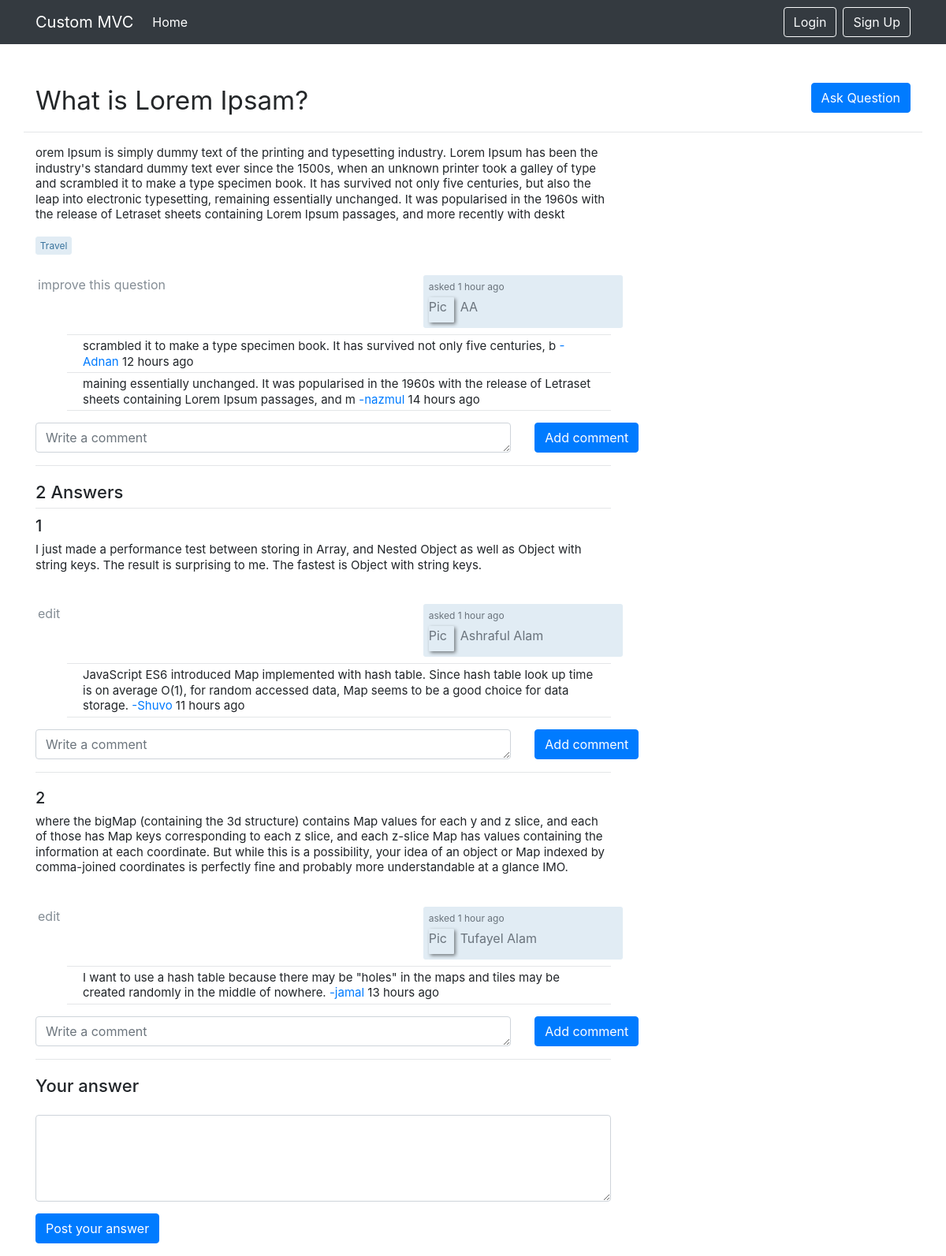
Page /PostController/postDetails?id=4 on the committed database.
### tables this page shows
CREATE TABLE `posts` (
  `id` int(15) NOT NULL,
  `user_id` int(15) NOT NULL,
  `cat_id` int(15) NOT NULL,
  `title` varchar(30) NOT NULL,
  `description` text NOT NULL
);

CREATE TABLE `categories` (
  `id` int(15) NOT NULL,
  `cat_title` varchar(30) NOT NULL
);

CREATE TABLE `users` (
  `id` int(15) NOT NULL,
  `name` varchar(30) NOT NULL,
  `email` varchar(30) NOT NULL,
  `password` varchar(256) NOT NULL,
  `hash` varchar(100) NOT NULL,
  `active` tinyint(1) NOT NULL
);

CREATE TABLE `comments` (
  `id` int(15) NOT NULL,
  `user_id` int(15) NOT NULL,
  `source` varchar(15) NOT NULL,
  `source_id` int(15) NOT NULL,
  `description` varchar(255) NOT NULL,
  `time` varchar(100) NOT NULL
);

CREATE TABLE `answers` (
  `id` int(15) NOT NULL,
  `user_id` int(15) NOT NULL,
  `post_id` int(15) NOT NULL,
  `description` text NOT NULL
);

### config/load.php (called while the page is built, shortened)
<?php
class load {
	public function view ($name, $data = false) {
		include_once "templates/" . $name . ".php";
	}
	public function model ($name) {
		return new $name();
	}
}

### apps/mainmodel.php (called while the page is built, shortened)
<?php
  class mainmodel extends PDO{
		public function selectUserData($sql){
			$stat=$this->prepare($sql);
			$stat->execute();
			return $stat->fetchAll(PDO::FETCH_ASSOC);
		}
  }

### apps/PostModel.php (called while the page is built, shortened)
<?php
  include_once "config/database.php";
  class PostModel extends database {
    public function getPostData($post_table, $user_table, $category_table, $cond) {
      $sql = "SELECT $post_table.id, $user_table.name AS user_name, $category_table.cat_title AS category,  $post_table.title, $post_table.description
        FROM $post_table
        INNER JOIN $user_table on $post_table.user_id = $user_table.id
        INNER JOIN $category_table on $post_table.cat_id = $category_table.id
        WHERE $cond
        ORDER BY $post_table.id DESC";
      return $this->db->selectUserData($sql);
    }
    public function getPostCommentData($comment_table, $user_table, $cond) {
      $sql = "SELECT $user_table.name AS user_name, $comment_table.description,   $comment_table.time
        FROM $comment_table
        INNER JOIN $user_table ON $comment_table.user_id = $user_table.id
        WHERE $cond";
    return $this->db->selectUserData($sql);
    }
    public function getAnswerCommentData($comment_table, $user_table, $answer_table, $cond) {
      $sql = "SELECT $user_table.name AS user_name, $answer_table.id AS answer_id, $comment_table.description, $comment_table.time
        FROM $comment_table
        INNER JOIN $user_table ON $comment_table.user_id = $user_table.id
        INNER JOIN $answer_table ON $comment_table.source_id = $answer_table.id
        WHERE $cond";
    return $this->db->selectUserData($sql);
    }
    public function getAnswerData($answer_table, $user_table, $answerCond) {
      $sql = "SELECT $answer_table.id, $answer_table.user_id, $user_table.name, $answer_table.description
        FROM $answer_table
        INNER JOIN $user_table ON $answer_table.user_id = $user_table.id
        WHERE $answerCond";
    return $this->db->selectUserData($sql);
    }
  }

### config/maincontroller.php (called while the page is built, shortened)
<?php
  class maincontroller {
    function __construct() {
      $this->load = new load();
    }
  }

### config/database.php (called while the page is built, shortened)
<?php
  class database{
  	public function __construct(){
      $dbname = 'login';
      $host = 'localhost';
  		$username = 'root';
  		$password = '';
      $dsn = "mysql:dbname=$dbname; host=$host";
			$this->db= new mainmodel($dsn, $username, $password);
  	}
  }

### templates/post/postdetails.php (the view, shortened to what this page needs)
<?php include('templates/main.php'); ?>
<div class="container">
  <div class="row mt-4">
    <div class="col-md-8 offset-md-2">
    </div>
  </div>
  <div class="row mt-4 post-head-section">
    <div class="col-md-8">
      <div class="">
        <a href="<?php echo BASE_URL."/PostController/addPost" ?>"><h1 class="post-header"><?php echo $post[0]['title']; ?></h1></a>
      </div>
    </div>
    <div class="col-md-4">
      <div class="d-flex flex-row-reverse">
        <a href="<?php echo BASE_URL."/PostController/addPost" ?>"><button class="btn btn-primary mb-4">Ask Question</button></a>
      </div>
    </div>
  </div>
  <div class="row">
    <div class="col-md-8">
      <div class="post">
        <div class="post-text">
          <p><?php echo $post[0]['description']; ?></p>
        </div>
        <div class="post-taglist">
          <a href="#" class="post-tag"><?php echo $post[0]['category']; ?></a>
        </div>
        <div class="row post-profile pt-4">
          <div class="col-md-8 post-menu">
            <a href="#" class="edit-post">improve this question</a>
          </div>
          <div class="col-md-4 user-info">
            <div class="user-action-time">
              asked 1 hour ago
            </div>
            <div class="user-picture">
              Pic
            </div>
            <div class="user-details">
              <?php echo $post[0]['user_name']; ?>
            </div>
          </div>
        </div>
        <div class="post-comment mt-2">
          <div class="comments">
            <ul class="comment-list">
              <?php foreach ($postcomments as $postComment) {
              echo '<li class="comment-text">
                <span class="comment-body">'. $postComment['description'] .'</span>
                <a href="#">-'. $postComment['user_name'] .'</a>
                <span class="comment-date">'. $postComment['time'].' hours ago</span>
              </li>';
              } ?>
            </ul>
          </div>
        </div>
        <div class="post-comment-box">
          <form action="">
            <div class="form-group">
              <div class="row">
                <div class="col-md-10">
                  <textarea class="form-control" name="post-comment-box" id="post-comment-box"  placeholder="Write a comment" rows=1 required></textarea>
                </div>
                <div class="col-md-2">
                  <button type="submit" name="add-comment-submit" class="btn btn-primary">Add comment</button>
                </div>
              </div>
            </div>
          </form>
        </div>
      </div>
      <div class="answers">
        <h2 class="answer-subheader"><?php echo count($answers); ?> Answers</h2>
        <?php foreach ($answers as $answer) { ?>
        <div class="post">
          <div class="post-id"><h5><?php echo $answer['id']; ?></h5></div>
          <div class="post-text">
            <p><?php echo $answer['description']; ?></p>
          </div>
          <div class="row post-profile pt-4">
            <div class="col-md-8 post-menu">
              <a href="#" class="edit-post">edit</a>
            </div>
            <div class="col-md-4 user-info">
              <div class="user-action-time">
                asked 1 hour ago
              </div>
              <div class="user-picture">
                Pic
              </div>
              <div class="user-details">
                <?php echo $answer['name']; ?>
              </div>
            </div>
          </div>
          <div class="post-comment mt-2">
            <div class="comments">
              <ul class="comment-list">
                <?php foreach ($answercomments as $answerComment) {
                  if ($answerComment['answer_id'] == $answer['id']) {
                    echo '<li class="comment-text">
                      <span class="comment-body">'. $answerComment['description']       .'</span>
                      <a href="#">-'. $answerComment['user_name'] .'</a>
                      <span class="comment-date">'. $answerComment['time'].' hours ago</span>
                    </li>';
                  }
                } ?>
              </ul>
            </div>
          </div>
          <div class="post-comment-box">
            <form action="">
              <div class="form-group">
                <div class="row">
                  <div class="col-md-10">
                    <textarea class="form-control" name="post-comment-box"  id="post-comment-box"  placeholder="Write a comment" rows=1  required></textarea>
                  </div>
                  <div class="col-md-2">
                    <button type="submit" name="add-comment-submit" class="btn  btn-primary">Add comment</button>
                  </div>
                </div>
              </div>
            </form>
          </div>
        </div>
        <?php } ?>
      </div>
      <div class="your-answer">
        <h2 class="your-answer-subheader">Your answer</h2>
        <div class="post-comment-box">
          <form action="">
            <div class="form-group">
              <textarea class="form-control" name="answer-box" id="answer-box" rows=4 required></textarea>
              <button type="submit" name="answer-submit" class="btn btn-primary">Post your answer</button>
            </div>
          </form>
        </div>
      </div>
    </div>
    <div class="col-md-4">
    </div>
  </div>
</div>

### includes/css/app.css (style rules this page uses)
.post-head-section { clear: both; margin-bottom: 1em; border-bottom: 1px solid #E4E6E8; }
.post-header { color: #242729; font-size: 2.07692308rem; font-weight: normal; line-height: 1.37; margin-bottom: .5em; text-decoration: none; cursor: pointer; }
.post-text { margin-bottom: 5px; word-wrap: break-word; font-size: 15px; line-height: 1.3; }
.post-tag { font-size: 12px; color: #39739d; background-color: #E1ECF4; border-color: #E1ECF4; position: relative; display: inline-block; padding: .4em .4em; margin: 2px 2px 2px 0; line-height: 1; white-space: nowrap; text-decoration: none; text-align: center; border-width: 1px; border-style: solid; border-radius: 3px; }
.post-menu>a { padding: 0 3px 2px; color: #848D95; text-decoration: none; cursor: pointer; }
.user-info { border-radius: 3px; background-color: #E1ECF4; padding: 5px 6px 7px 7px; width: 200px; color: #6A737C; }
.user-action-time { margin-top: 1px; margin-bottom: 4px; font-size: 12px; white-space: nowrap; }
.user-picture { box-shadow: 2px 2px 4px rgba(12,13,14,0.5); border-collapse: separate; float: left; width: 32px; height: 32px; border-radius: 1px; }
.user-details { margin-left: 8px; width: calc(100% - 40px); float: left; }
.post { border-bottom: 1px solid #E4E6E8; margin-bottom: 20px; }
.comment-text { position: relative; display: block; padding: .25rem 1.25rem; margin-bottom: -1px; background-color: #fff; font-size: 15px; line-height: 1.3; border-bottom: 1px solid #E4E6E8; border-top: 1px solid #E4E6E8; }
.answer-subheader { clear: both; margin-bottom: 10px; height: 34px; border-bottom: 1px solid #E4E6E8; font-size: 22px; }
.your-answer-subheader { clear: both; margin-bottom: 10px; height: 40px; font-size: 22px; }
#answer-box { margin-bottom: 15px; }

### rows in the picture
posts: title "What is Lorem Ipsam?", description "orem Ipsum is simply dummy text of the printing and typesetting industry. Lorem Ipsum has been the industry's standard dummy text ever since the 1500s, when an unknown printer took a galley of type and scrambled it to make a type specimen book. It has survived not only five centuries, but also the leap into electronic typesetting, remaining essentially unchanged. It was popularised in the 1960s with the release of Letraset sheets containing Lorem Ipsum passages, and more recently with deskt", categories.cat_title "Travel", user.name "AA"
comments: description "scrambled it to make a type specimen book. It has survived not only five centuries, b", user.name "Adnan", time "12"
comments: description "maining essentially unchanged. It was popularised in the 1960s with the release of Letraset sheets containing Lorem Ipsum passages, and m", user.name "nazmul", time "14"
answers: id "1", description "I just made a performance test between storing in Array, and Nested Object as well as Object with string keys. The result is surprising to me. The fastest is Object with string keys.", user.name "Ashraful Alam"
comments: description "JavaScript ES6 introduced Map implemented with hash table. Since hash table look up time is on average O(1), for random accessed data, Map seems to be a good choice for data storage.", user.name "Shuvo", time "11"
answers: id "2", description "where the bigMap (containing the 3d structure) contains Map values for each y and z slice, and each of those has Map keys corresponding to each z slice, and each z-slice Map has values containing the information at each coordinate. But while this is a possibility, your idea of an object or Map indexed by comma-joined coordinates is perfectly fine and probably more understandable at a glance IMO.", user.name "Tufayel Alam"
comments: description "I want to use a hash table because there may be \"holes\" in the maps and tiles may be created randomly in the middle of nowhere.", user.name "jamal", time "13"

### other values in the picture
count($answers) "2"
